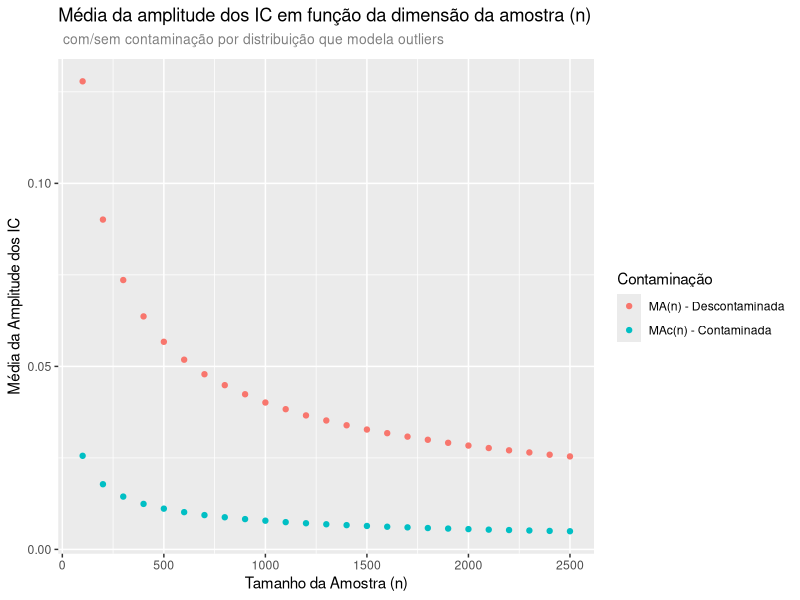

Source code (R):
library("ggplot2"); library("dplyr"); library("reshape2")

set.seed(835)
n_amostras <- 750

contaminar <- 0.25                # % a contaminar

lambda <- 0.35
lambda_c <- 0.02
  
nivel_confianca <- 0.93
alpha <- (1-nivel_confianca)

qnt_dnorm <- qnorm(1-alpha/2)     # Quantis de Distribuição Normal

mediaAmostrasN <- c(); mediaAmostrasNC <- c()
valor_n <- c()
for (j in 1:25) {
  amostrasN <- c(); amostrasNC <- c()               # Amostra Contaminada
  dimensao <- 100*j
  for (i in 1:n_amostras) {
    descontaminados <- rexp(dimensao, lambda)
    contaminados <- rexp(dimensao*contaminar, lambda_c)
    amostraContaminada <- append(contaminados, descontaminados[(dimensao*contaminar + 1):(dimensao)])
    amostrasN[i]<- 2* qnt_dnorm / sqrt(dimensao) / mean(descontaminados)
    amostrasNC[i]<- 2* qnt_dnorm / sqrt(dimensao) / mean(amostraContaminada)
  }
  valor_n[j] = dimensao
  mediaAmostrasN[j] <- mean(amostrasN)
  mediaAmostrasNC[j] <- mean(amostrasNC)
}

dados <- data.frame(N = valor_n, MA = mediaAmostrasN, MAC = mediaAmostrasNC) %>% melt(id = "N")

ggplot(dados, aes(x = N, y = value, color = variable)) +
  geom_point() +
  labs(title = "Média da amplitude dos IC em função da dimensão da amostra (n)",
       subtitle = expression("com/sem contaminação por distribuição que modela outliers"),
       y = "Média da Amplitude dos IC", x = "Tamanho da Amostra (n)") +
  scale_color_discrete(name = "Contaminação", labels = c("MA(n) - Descontaminada", "MAc(n) - Contaminada")) +
  theme(plot.subtitle=element_text(size=10, hjust=0.03, color="#808080"))
